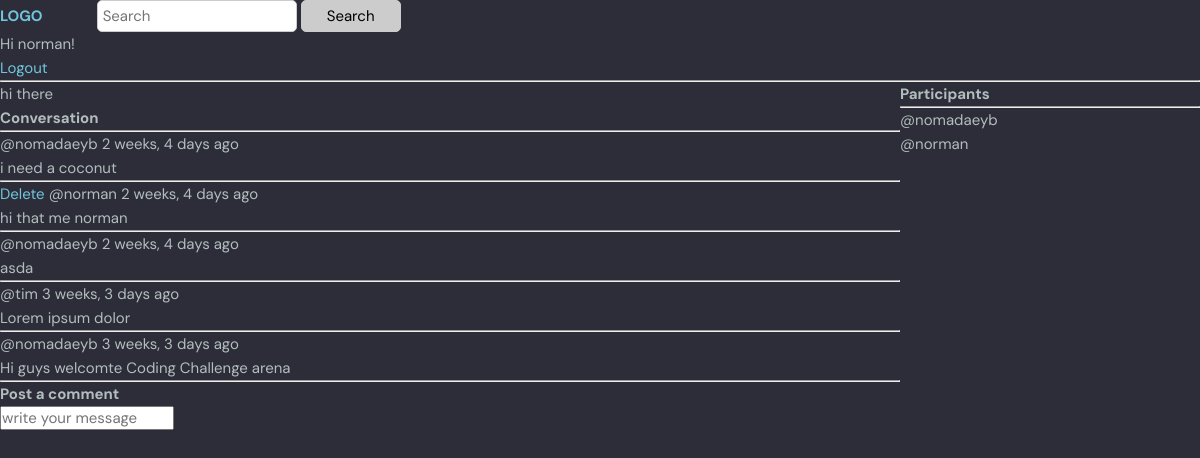
The app's page /room/1/ (signed in) with its own data.
### base/models.py (models this page shows, shortened)
class Room(models.Model):
    host = models.ForeignKey(User,on_delete=models.SET_NULL,null=True)
    topic = models.ForeignKey(Topic,on_delete=models.SET_NULL,null=True)
    name= models.CharField(max_length=200,null=True,blank=True)
    description = models.TextField(null=True,blank=True)
    participants = models.ManyToManyField(User,related_name="participants",blank=True)
    updated = models.DateTimeField(auto_now=True)
    created = models.DateTimeField(auto_now_add=True)
    class Meta:
        ordering = ["-updated","-created"]

class Message(models.Model):
    user = models.ForeignKey(User,on_delete=models.CASCADE)
    room = models.ForeignKey(Room,on_delete=models.CASCADE)
    body = models.TextField()
    updated = models.DateTimeField(auto_now=True)
    created = models.DateTimeField(auto_now_add=True)
    class Meta:
        ordering = ["-created","-updated"]

### base/views.py (the view, shortened to what this page needs)
# urls.py: path("room/<str:pk>/",views.room,name="room"),
def room(request,pk):
    room = Room.objects.get(id=pk)
    room_messages = room.message_set.all().order_by("-created")
    participants = room.participants.all()
    context = {"room":room,"room_messages":room_messages,"participants":participants}
    return render(request,"base/room.html",context)

### base/templates/base/room.html (shortened to what this page needs)
{% extends "main.html"  %}
{% block content %}
<div class="room-container" >
    <div>
</h1>{{ room.name}}</h1>
<div class= "comment-wrapper">
    <h3>Conversation</h3>
    <hr>
    {% for message in room_messages %}
        <div>
            {% if message.user == request.user %}
                <a href="{% url "delete-message"  message.id  %}">Delete</a>
            {% endif %}
            <small>@{{message.user}} {{message.created | timesince }} ago</small>
            <p>{{message.body}}</p>
            <hr>
        </div>
    {% endfor %}
</div>
{% if request.user.is_authenticated %}
<div class="comment-form">
    <h3>Post a comment</h3>
    <form method="post"  action="">
        <input type="text" name="body" placeholder="write your message">
    </form>
</div>
{% endif %}
   </div>
   <div>
         <h3>Participants</h3>
         <ul>
            <hr>
              {% for user in participants %}
              <div>
              <p>@{{user.username}}</p>
              </div>
              {% endfor %}
         </ul>
   </div>
</div>
{% endblock %}

### templates/navbar.html (shortened to what this page needs)
<a href="/">
    <h1>LOGO</h1>
</a>
<form id="former" method="GET" action="{% url "home" %}">
    <input type="text" name="q" placeholder="Search">
    <input type="submit" value="Search">
</form>
{% if request.user.is_authenticated %}
<p>Hi {{ request.user.username}}!</p>
<a href="{% url 'logout' %}">Logout</a>
{% else %}
<a href="{% url 'login' %}">Login</a>
{% endif %}
<hr>

### static/styles/style.css (style rules this page uses)
:root { --color-main: #71c6dd; --color-main-light: #e1f6fb; --color-dark: #3f4156; --color-dark-medium: #51546e; --color-dark-light: #696d97; --color-light: #e5e5e5; --color-gray: #8b8b8b; --color-light-gray: #b2bdbd; --color-bg: #2d2d39; --color-success: #5dd693; --color-error: #fc4b0b; }
* { font-family: "DM Sans", -apple-system, BlinkMacSystemFont, "Segoe UI", Roboto, Oxygen, Ubuntu, Cantarell, "Open Sans", "Helvetica Neue", sans-serif; margin: 0; padding: 0; box-sizing: border-box; text-rendering: optimizeLegibility; font-size: inherit; }
html { font-size: 56.25%; }
@media only screen and (min-width: 1200px) { html { font-size: 62.5%; } }
body { line-height: 1.6; font-weight: 400; font-size: 1.5rem; color: var(--color-light-gray); background-color: var(--color-bg); min-height: 100vh; }
a { display: inline-block; color: var(--color-main); text-decoration: none; }

### templates/navbar.html (style rules this page uses)
#former { display: inline-block; margin-left: 50px; }
#former input { border: 1px solid #ccc; border-radius: 5px; padding: 5px; width: 200px; }
#former input[type="submit"] { background: #ccc; border: 1px solid #ccc; border-radius: 5px; padding: 5px; width: 100px; cursor: pointer; }
#former input[type="text"] { outline: none; }
#former input[type="submit"] { outline: none; }
#former input[type="text"] { -webkit-transition: all 0.30s ease-in-out; -moz-transition: all 0.30s ease-in-out; -ms-transition: all 0.30s ease-in-out; -o-transition: all 0.30s ease-in-out; }
#former input[type="submit"] { -webkit-transition: all 0.30s ease-in-out; -moz-transition: all 0.30s ease-in-out; -ms-transition: all 0.30s ease-in-out; -o-transition: all 0.30s ease-in-out; }

### base/templates/base/room.html (style rules this page uses)
.room-container { display: grid; justify-content: space-between; grid-template-columns: 3fr 1fr; }

### records on screen
Room: name "hi there"
Message: user "nomadaeyb", created "2 weeks, 4 days", body "i need a coconut"
Message: shows "Delete", user "norman", created "2 weeks, 4 days", body "hi that me norman"
Message: user "nomadaeyb", created "2 weeks, 4 days", body "asda"
Message: user "tim", created "3 weeks, 3 days", body "Lorem ipsum dolor"
Message: user "nomadaeyb", created "3 weeks, 3 days", body "Hi guys welcomte Coding Challenge arena"

### other values on screen
{{ request.user.username }} "norman"
{{ user.username }} "nomadaeyb"
{{ user.username }} "norman"
